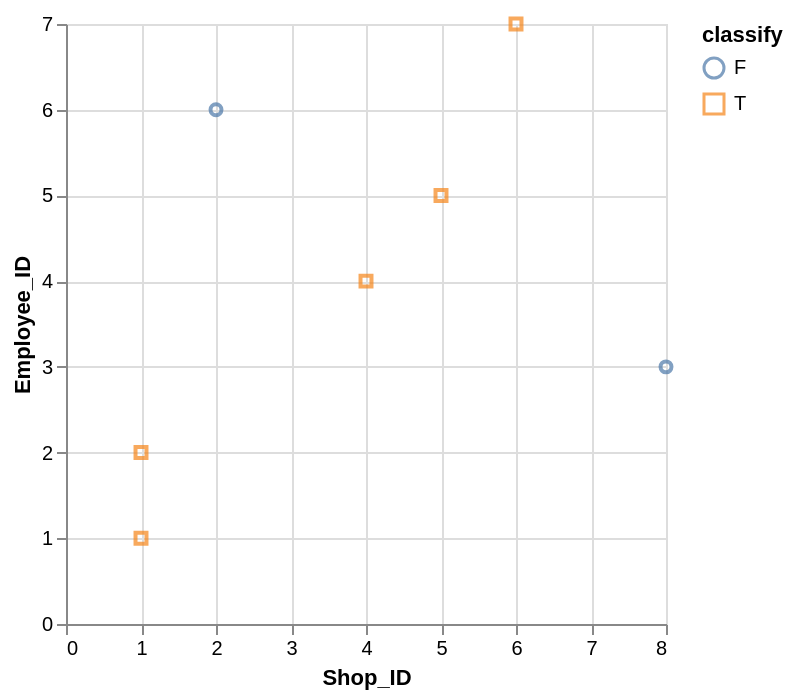

Source (Vega-Lite JSON):
### Vega-Lite specification from a JSON file in a GitHub repository (floating-point values rounded to 4 significant figures)
{"data": {"values": [{"x_data": 8, "y_data": 3, "classify": "F"}, {"x_data": 2, "y_data": 6, "classify": "F"}, {"x_data": 1, "y_data": 1, "classify": "T"}, {"x_data": 1, "y_data": 2, "classify": "T"}, {"x_data": 4, "y_data": 4, "classify": "T"}, {"x_data": 5, "y_data": 5, "classify": "T"}, {"x_data": 6, "y_data": 7, "classify": "T"}]}, "mark": "point", "encoding": {"x": {"field": "x_data", "type": "quantitative", "title": "Shop_ID", "scale": {"zero": "false"}}, "y": {"field": "y_data", "type": "quantitative", "title": "Employee_ID", "scale": {"zero": "false"}}, "color": {"field": "classify", "type": "nominal"}, "shape": {"field": "classify", "type": "nominal"}}}
